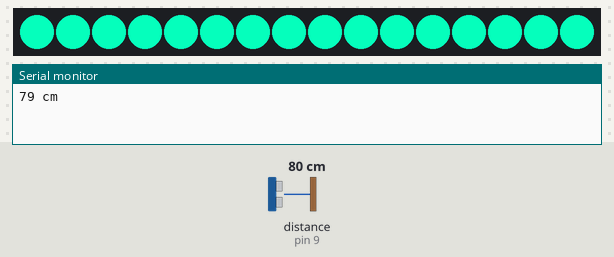
The sketch below on a simulated Arduino Uno, built with avr-gcc and run on an emulated ATmega328P. Shown: 16 RGB LEDs in strip order, left to right, the last lines printed to the serial monitor. Wiring (inferred from the names in the program): ultrasonic range finder: trigger pin 10; echo pin 9. The inputs (shaded band) are chosen by the test bench; at power-on: distance to the obstacle (sensor on pin 9) 80 cm. The echo pulse lasts 58.3 µs per cm; the strip is taken to match the declared colour order.

Above: at 0.8 s.
5.7 s: distance to the obstacle (sensor on pin 9) set to 92 cm
11.5 s: distance to the obstacle (sensor on pin 9) set to 102 cm
At 15.8 s:
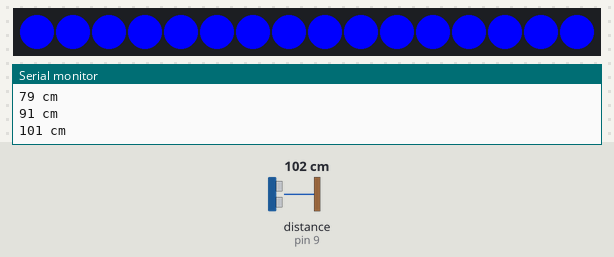
17.3 s: distance to the obstacle (sensor on pin 9) set to 2 cm
At 18.4 s:
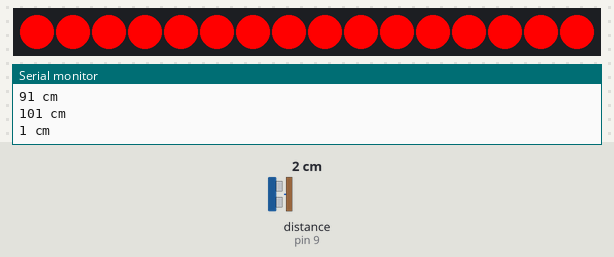
23.1 s: distance to the obstacle (sensor on pin 9) set to 18 cm
At 28.3 s:
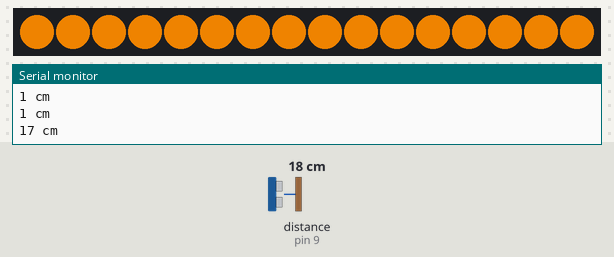
28.9 s: distance to the obstacle (sensor on pin 9) set to 60 cm
At 33.9 s:
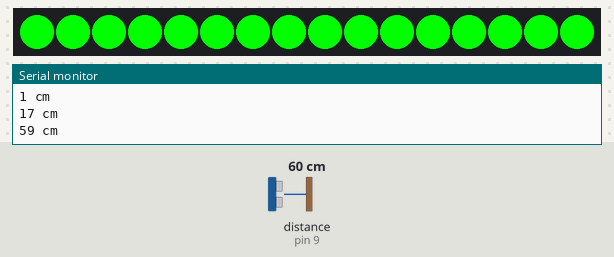
34.7 s: distance to the obstacle (sensor on pin 9) set to 4 cm
At 38.3 s:
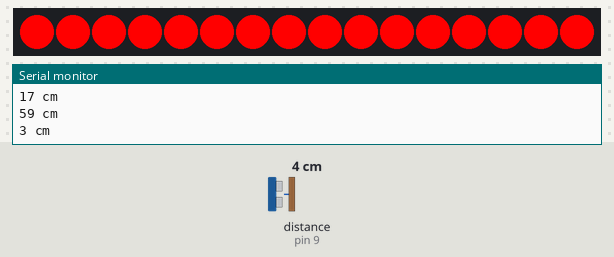

Measured:
- the behaviour switches between 96 and 97 cm on distance to the obstacle (sensor on pin 9) (found by bisection; images 0 and 1)
- after the input at 11.5 s, the LEDs: first differ from a run without the input after 3.1 s (image 1 shows a later state)
- after the input at 17.3 s, the LEDs: first change after 0.09 s (image 2 shows a later state)
- after the input at 23.1 s, the LEDs: first differ from a run without the input after 4.0 s (image 3 shows a later state)
- after the input at 28.9 s, the LEDs: first differ from a run without the input after 3.0 s (image 4 shows a later state)
- after the input at 34.7 s, the LEDs: first differ from a run without the input after 2.1 s (image 5 shows a later state)
- what the display in image 0 shows lasts 2.0 s, from 0.8 s to 2.8 s

The sketch:

Lighter.ino
```cpp
#include <Adafruit_NeoPixel.h>
#define PIN 8
#define NUM_LEDS 16

#define trigPin1 10
#define echoPin1 9

long duration, distance, Sensor;

// Parameter 1 = number of pixels in strip
// Parameter 2 = pin number (most are valid)
// Parameter 3 = pixel type flags, add together as needed:
//   NEO_KHZ800  800 KHz bitstream (most NeoPixel products w/WS2812 LEDs)
//   NEO_KHZ400  400 KHz (classic 'v1' (not v2) FLORA pixels, WS2811 drivers)
//   NEO_GRB     Pixels are wired for GRB bitstream (most NeoPixel products)
//   NEO_RGB     Pixels are wired for RGB bitstream (v1 FLORA pixels, not v2)
Adafruit_NeoPixel strip = Adafruit_NeoPixel(NUM_LEDS, PIN, NEO_RGB + NEO_KHZ800);

void setup() {
  pinMode(trigPin1, OUTPUT);
  pinMode(echoPin1, INPUT);
  Serial.begin (9600);

  strip.begin();
  strip.show(); // Initialize all pixels to 'off'
}
void loop() {

  SonarSensor(trigPin1, echoPin1);
  Sensor = distance;

  Serial.print(Sensor);
  Serial.print(" cm\n");

  if (Sensor <= 15 && Sensor >= 0) {
    colorWipe(strip.Color(255, 0, 0), 50);
  delay(2000);
  }
  if (Sensor <= 40 && Sensor >= 16) {
    colorWipe(strip.Color(0xcc, 0x70, 0x00), 50);
    delay(2000);
  }
  if (Sensor <= 60 && Sensor >= 41) {
    colorWipe(strip.Color(0x00, 0xff, 0x00), 50);
    delay(2000);
  }

  if (Sensor <= 80 && Sensor >= 61) {
    colorWipe(strip.Color(0x05, 0xff, 0xbc), 50);
    delay(2000);
  }
  if (Sensor <= 95 && Sensor >= 81) {
    colorWipe(strip.Color(0x00, 0xcc, 0xff), 50);
    delay(2000);
  }
  if (Sensor <= 120 && Sensor >= 96) {
    colorWipe(strip.Color(0x00, 0x00, 0xff), 50);
    delay(2000);
  }
  else {
   Strobe(0xff, 0xff, 0xff, 10, 50, 1000);
  }
}

void Strobe(byte red, byte green, byte blue, int StrobeCount, int FlashDelay, int EndPause){
  for(int j = 0; j < StrobeCount; j++) {
    setAll(red,green,blue);
    showStrip();
    delay(FlashDelay);
    setAll(0,0,0);
    showStrip();
    delay(FlashDelay);
  }

 delay(EndPause);
}

void theaterChase(uint32_t c, uint8_t wait) {
  for (int j=0; j<10; j++) {  //do 10 cycles of chasing
    for (int q=0; q < 3; q++) {
      for (uint16_t i=0; i < strip.numPixels(); i=i+3) {
        strip.setPixelColor(i+q, c);    //turn every third pixel on
      }
      strip.show();

      delay(wait);

      for (uint16_t i=0; i < strip.numPixels(); i=i+3) {
        strip.setPixelColor(i+q, 0);        //turn every third pixel off
      }
    }
  }
}

void SonarSensor(int trigPin,int echoPin)
{
  digitalWrite(trigPin1, LOW);
  delayMicroseconds(2);
  digitalWrite(trigPin1, HIGH);
  delayMicroseconds(10);
  digitalWrite(trigPin1, LOW);
  duration = pulseIn(echoPin1, HIGH);
  distance = (duration/2) / 29.1;
}

void showStrip() {
 #ifdef ADAFRUIT_NEOPIXEL_H
   // NeoPixel
   strip.show();
 #endif
 #ifndef ADAFRUIT_NEOPIXEL_H
   // FastLED
   FastLED.show();
 #endif
}

void setPixel(int Pixel, byte red, byte green, byte blue) {
 #ifdef ADAFRUIT_NEOPIXEL_H
   // NeoPixel
   strip.setPixelColor(Pixel, strip.Color(red, green, blue));
 #endif
 #ifndef ADAFRUIT_NEOPIXEL_H
   // FastLED
   leds[Pixel].r = red;
   leds[Pixel].g = green;
   leds[Pixel].b = blue;
 #endif
}

void setPixelHeatColor (int Pixel, byte temperature) {
  // Scale 'heat' down from 0-255 to 0-191
  byte t192 = round((temperature/255.0)*191);

  // calculate ramp up from
  byte heatramp = t192 & 0x3F; // 0..63
  heatramp <<= 2; // scale up to 0..252

  // figure out which third of the spectrum we're in:
  if( t192 > 0x80) {                     // hottest
    setPixel(Pixel, 255, 255, heatramp);
  } else if( t192 > 0x40 ) {             // middle
    setPixel(Pixel, 255, heatramp, 0);
  } else {                               // coolest
    setPixel(Pixel, heatramp, 0, 0);
  }
}

void colorWipe(uint32_t c, uint8_t wait) {
  for(uint16_t i=0; i<strip.numPixels(); i++) {
    strip.setPixelColor(i, c);
    strip.show();
    delay(wait);
  }
}
void setAll(byte red, byte green, byte blue) {
  for(int i = 0; i < NUM_LEDS; i++ ) {
    setPixel(i, red, green, blue);
  }
  showStrip();
}
```
